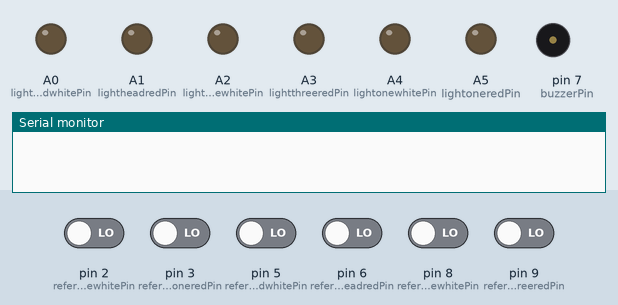
Bench run of a sketch on a simulated Arduino Uno, built with avr-gcc and run on an emulated ATmega328P. On the bench: output pins drawn as LEDs (lit = HIGH), buzzer (waves = sounding, pin HIGH), the last lines printed to the serial monitor. The inputs (shaded band) are chosen by the test bench; at power-on: pin 2 (refereeonewhitePin), pin 3 (refereeoneredPin), pin 5 (refereeheadwhitePin), pin 6 (refereeheadredPin), pin 8 (refereethreewhitePin), pin 9 (refereethreeredPin) LOW.

Above: at 0.1 s.
At 3.2 s:
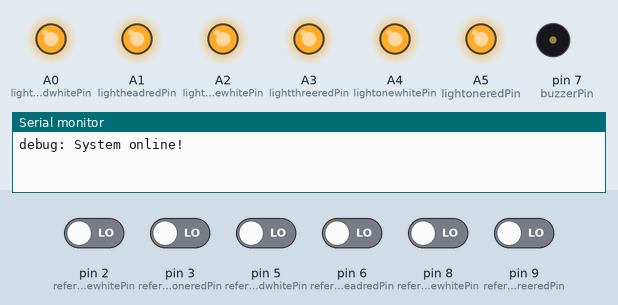
3.3 s: pin 2 (refereeonewhitePin) driven HIGH
4.8 s: pin 5 (refereeheadwhitePin) driven HIGH
6.3 s: pin 8 (refereethreewhitePin) driven HIGH
At 7.2 s:
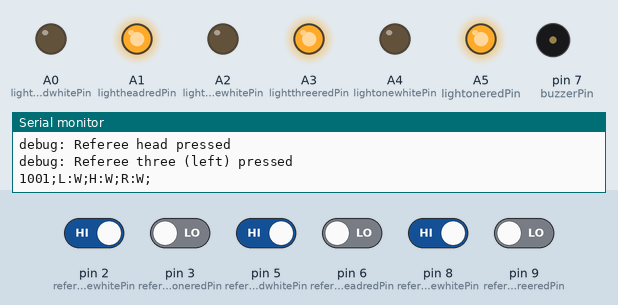
Timing chart, 0 to 17.8 s (numbered marks = the images above; inputs shaded):
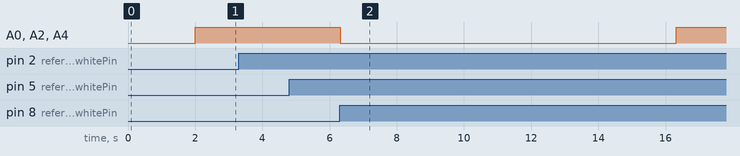

The sketch:

powerlifting-referee-light-system.ino
```cpp
// (licence header left out)
/*  Software by:
 *   _______ _____  _  ____      __   _____ _____        _____ _______       _____ _    _  _____
 *  |__   __/ ____|| |/ /\ \    / /  / ____|  __ \ /\   |  __ \__   __|/\   / ____| |  | |/ ____|
 *     | | | (___  | \' /  \ \  / /  | (___ | |__) /  \  | |__) | | |  /  \ | |    | |  | | (___
 *     | |  \___ \ |  <    \ \/ /    \___ \|  ___/ /\ \ |  _  /  | | / /\ \| |    | |  | |\___ \
 *     | |_ ____) || . \ _  \  /     ____) | |  / ____ \| | \ \  | |/ ____ \ |____| |__| |____) |
 *     |_(_)_____(_)_|\_(_)  \(_)   |_____/|_| /_/    \_\_|  \_\ |_/_/    \_\_____|\____/|_____/
 *
 *     Tilburg, The Netherlands.
 *     https://tskvspartacus.nl/powerlifting
 *     zeus [[[at]]]] tskvspartacus.nl
 */

// Bounce2 V2.71 library from: https://github.com/thomasfredericks/Bounce2
#include <Bounce2.h>

// Declare pins
const int refereeonewhitePin = 2; // Right referee
const int refereeoneredPin = 3;
const int refereeheadwhitePin = 5;
const int refereeheadredPin = 6;
const int refereethreewhitePin = 8; // Left referee
const int refereethreeredPin = 9;
const bool buttonsPressedState = LOW;
const int lightonewhitePin = A4;
const int lightoneredPin = A5;
const int lightheadwhitePin = A0;
const int lightheadredPin = A1;
const int lightthreewhitePin = A2;
const int lightthreeredPin = A3;
const int buzzerPin = 7;

// Configuration
const int buzzerLength = 700; // length of the buzzer in ms, the last referee is unable to declare its judgement during this time if buzzimmediately = 1:
const int buzzimmediately = 0; // 1 = yes, as per IPF rules; 0 = only after all referees made a judgment
long interval = 15000; // time after when to reset in ms
bool debug = true;

//
// DON'T CHANGE ANYTHING BELOW
//

// variables that will change:
int refereeonewhiteState = 0;
int refereeoneredState = 0;
int refereeheadwhiteState = 0;
int refereeheadredState = 0;
int refereethreewhiteState = 0;
int refereethreeredState = 0;
int numrefchoices = 0;
int numredlights = 0;
int buzzerwent = 0;
int refereeone = 0;
int refereehead = 0;
int refereethree = 0;
unsigned long lastMillis = 0; // last time update
int serialmsgnumber = 1000;

// setup debounce objects
Bounce2::Button debouncer1 = Bounce2::Button();
Bounce2::Button debouncer2 = Bounce2::Button();
Bounce2::Button debouncer3 = Bounce2::Button();
Bounce2::Button debouncer4 = Bounce2::Button();
Bounce2::Button debouncer5 = Bounce2::Button();
Bounce2::Button debouncer6 = Bounce2::Button();

void setup() {
  // initialize
  pinMode(refereeonewhitePin, INPUT);
  debouncer1.attach(refereeonewhitePin);
  debouncer1.interval(20); // interval in ms
  debouncer1.setPressedState(buttonsPressedState);
  pinMode(refereeoneredPin, INPUT);
  debouncer2.attach(refereeoneredPin);
  debouncer2.interval(20); // interval in ms
  debouncer2.setPressedState(buttonsPressedState);

  pinMode(refereeheadwhitePin, INPUT);
  debouncer3.attach(refereeheadwhitePin);
  debouncer3.interval(20); // interval in ms
  debouncer3.setPressedState(buttonsPressedState);
  pinMode(refereeheadredPin, INPUT);
  debouncer4.attach(refereeheadredPin);
  debouncer4.interval(20); // interval in ms
  debouncer4.setPressedState(buttonsPressedState);

  pinMode(refereethreewhitePin, INPUT);
  debouncer5.attach(refereethreewhitePin);
  debouncer5.interval(20); // interval in ms
  debouncer5.setPressedState(buttonsPressedState);
  pinMode(refereethreeredPin, INPUT);
  debouncer6.attach(refereethreeredPin);
  debouncer6.interval(20); // interval in ms
  debouncer6.setPressedState(buttonsPressedState);

  pinMode(buzzerPin, OUTPUT);
  pinMode(lightonewhitePin, OUTPUT);
  pinMode(lightoneredPin, OUTPUT);
  pinMode(lightheadwhitePin, OUTPUT);
  pinMode(lightheadredPin, OUTPUT);
  pinMode(lightthreewhitePin, OUTPUT);
  pinMode(lightthreeredPin, OUTPUT);

  // test all lights
  lights(HIGH,HIGH,HIGH,HIGH,HIGH,HIGH);
  delay(2000);

  // turn all lights off
  reset();

  // start serial decision reporting
  Serial.begin(9600); // set up Serial library at 9600 bps
  if (debug) { Serial.println("debug: System online!"); }

}

void loop() {

  if ( refereeone == 0 ) {
    debouncer1.update();
    debouncer2.update();
    refereeonewhiteState = debouncer1.rose();
    refereeoneredState = debouncer2.rose();
    if (refereeonewhiteState == HIGH || refereeoneredState == HIGH) {
      if (debug) { Serial.println("debug: Referee one (right) pressed"); }
      if (refereeoneredState == HIGH) { ++numredlights; }
      ++numrefchoices;
      refereeone = 1;
      lastMillis = millis();
    }
  }
  if ( refereehead == 0 ) {
    debouncer3.update();
    debouncer4.update();
    refereeheadwhiteState = debouncer3.rose();
    refereeheadredState = debouncer4.rose();
    if (refereeheadwhiteState == HIGH || refereeheadredState == HIGH) {
      if (debug) { Serial.println("debug: Referee head pressed"); }
      if (refereeheadredState == HIGH) { ++numredlights; }
      ++numrefchoices;
      refereehead = 1;
      lastMillis = millis();
    }
  }
  if ( refereethree == 0 ) {
    debouncer5.update();
    debouncer6.update();
    refereethreewhiteState = debouncer5.rose();
    refereethreeredState = debouncer6.rose();
    if (refereethreewhiteState == HIGH || refereethreeredState == HIGH) {
      if (debug) { Serial.println("debug: Referee three (left) pressed"); }
      if (refereethreeredState == HIGH) { ++numredlights; }
      ++numrefchoices;
      refereethree = 1;
      lastMillis = millis();
    }
  }

  if (buzzimmediately == 1 && numredlights > 1) {
    if ( buzzerwent == 0 ) {
      digitalWrite(buzzerPin, HIGH);
      delay(buzzerLength);
      digitalWrite(buzzerPin, LOW);
      buzzerwent = 1;
    }
  }

  if (numrefchoices == 3) {
    lights(refereeonewhiteState,refereeoneredState,refereeheadwhiteState,refereeheadredState,refereethreewhiteState,refereethreeredState);
    serialmessage(refereeonewhiteState,refereeoneredState,refereeheadwhiteState,refereeheadredState,refereethreewhiteState,refereethreeredState);

    if (buzzimmediately == 0 && numredlights > 1) {
	    digitalWrite(buzzerPin, HIGH);
	    delay(buzzerLength);
	    digitalWrite(buzzerPin, LOW);
	  }

    delay(10000);
    reset();
  }

  // auto reset
  if (lastMillis > 0 ) {
    unsigned long currentMillis = millis();
    if(currentMillis - lastMillis > interval) {
	   if (buzzerwent == 1) {
		   // output serial message with the red lights from the referees who did declare judgment
	     // this is to make up for edge case when the 3rd referee made a choice during the buzzer
	     serialmessage(refereeonewhiteState,refereeoneredState,refereeheadwhiteState,refereeheadredState,refereethreewhiteState,refereethreeredState);
	   }
     if (debug) { Serial.println("debug: Did not receive all judgements in 15 seconds. Resetting.."); }
     reset();
    }
  }

}

void lights(char onewhite, char onered, char headwhite, char headred, char threewhite, char threered) { // 1 is on; 0 is off
  digitalWrite(lightonewhitePin, lightmode(onewhite));
  digitalWrite(lightoneredPin, lightmode(onered));
  digitalWrite(lightheadwhitePin, lightmode(headwhite));
  digitalWrite(lightheadredPin, lightmode(headred));
  digitalWrite(lightthreewhitePin, lightmode(threewhite));
  digitalWrite(lightthreeredPin, lightmode(threered));
}

char lightmode(char state) { // 1 is on; 0 is off
  //if (state == 1) { return LOW; } // LOW is on for our relays
  //if (state == 0) { return HIGH; }
  if (state == HIGH) { return LOW; }
  //if (state == NULL) { return HIGH; } // if variable not set
  else { return HIGH; }
}

void serialmessage(char onewhite, char onered, char headwhite, char headred, char threewhite, char threered) {
  serialmsgnumber = serialmsgnumber + 1;
  Serial.print(serialmsgnumber);
  Serial.print(";");

  // if no choice was made, will be be printed
  // (edge case for buzzer on 2 red lights and the 3rd referee made its choice during the buzzer)
  if (threewhite == HIGH && threered == LOW) { // three is left referee
    Serial.print("L:W;");
  }
  if (threewhite == LOW && threered == HIGH) {
    Serial.print("L:R;");
  }
  if (headwhite == HIGH && headred == LOW) {
    Serial.print("H:W;");
  }
  if (headwhite == LOW && headred == HIGH) {
    Serial.print("H:R;");
  }
  if (onewhite == HIGH && onered == LOW) { // one is right referee
    Serial.print("R:W;");
  }
  if (onewhite == LOW && onered == HIGH) {
    Serial.print("R:R;");
  }
  Serial.println();
}

void reset() {
  lights(LOW,LOW,LOW,LOW,LOW,LOW);

  numrefchoices = 0;
  numredlights = 0;
  buzzerwent = 0;

  refereeone = 0;
  refereehead = 0;
  refereethree = 0;

  refereeonewhiteState = LOW;
  refereeoneredState = LOW;
  refereeheadwhiteState = LOW;
  refereeheadredState = LOW;
  refereethreewhiteState = LOW;
  refereethreeredState = LOW;

  lastMillis = 0;
}
```

Measured:
- after the input at 6.3 s, A0 (lightheadwhitePin), A2 (lightthreewhitePin), A4 (lightonewhitePin): HIGH → LOW at once, → HIGH 10.0 s later
